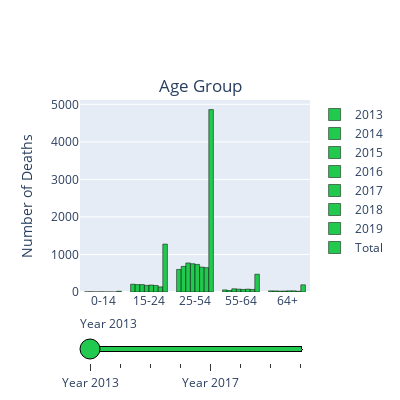
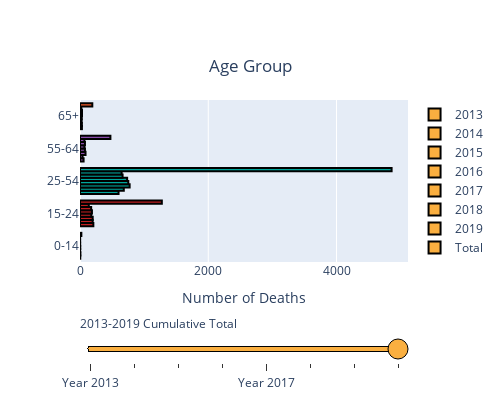

The cell these charts' notebook holds for them, in order:
### Code cell
#AGE GROUP
data_slider = []
index = ['0-14','15-24','25-54','55-64','64+']
for year in [2013,2014,2015,2016,2017,2018,2019,'Total']:
    if year != 'Total':
        df = fulldb[fulldb['Year'] == year]
        y = [len(df[df["Victim's age"] <= 14]),len(df[(df["Victim's age"] >= 15) & (df["Victim's age"] <= 24)]),len(df[(df["Victim's age"] >= 25) & (df["Victim's age"] <= 54)]),len(df[(df["Victim's age"] >= 55) & (df["Victim's age"] <= 64)]),len(df[df["Victim's age"] >= 65])]
        newdf = pd.DataFrame()
        newdf['y'] = y
        data_each_yr = dict(
                            type='bar',
                            x=index,
                            y = y,
                            hovertemplate = '<b><i>Age Group: %{x}</i></b><br><br>Number of Deaths: %{y}<br>Proportion of ' + str(year)  +  ' Total: ' + (round(100*newdf['y']/sum(y),2)).astype(str) + '%<extra></extra>',
                            name = year,
                            marker_color='#22c94f',
                            marker_line_color='black')
    else:
        df = fulldb
        y = [len(df[df["Victim's age"] <= 14]),len(df[(df["Victim's age"] >= 15) & (df["Victim's age"] <= 24)]),len(df[(df["Victim's age"] >= 25) & (df["Victim's age"] <= 54)]),len(df[(df["Victim's age"] >= 55) & (df["Victim's age"] <= 64)]),len(df[df["Victim's age"] >= 65])]
        newdf = pd.DataFrame()
        newdf['y'] = y
        data_each_yr = dict(
                            type='bar',
                            x=index,
                            y = y,
                            hovertemplate = '<b><i>Age Group: %{x}</i></b><br><br>Number of Deaths: %{y}<br>Proportion of ' + str(year)  +  ' Total: ' + (round(100*newdf['y']/sum(y),2)).astype(str) + '%<extra></extra>',
                            name = year,
                            marker_color='#22c94f',
                            marker_line_color='black')
    data_slider.append(data_each_yr)

steps = []
for i in range(len(data_slider)):
    if i < len(data_slider) - 1:
        step = dict(method='restyle',
                    args=['visible', [False] * len(data_slider)],
                    label='Year {}'.format(i + 2013))
    else:
        step = dict(method='restyle',
                    args=['visible', [False] * len(data_slider)],
                    label='2013-2019 Total')
    step['args'][1][i] = True
    steps.append(step)
    

sliders = [dict(active=0, pad={"t": 20}, steps=steps,bgcolor='#22c94f',bordercolor='black')]

layout = dict(title ={'text':'Age Group','x':0.5,'y':0.8},
              yaxis_title = {'text':'Number of Deaths'},
              sliders=sliders,height=400,width=400)

fig1 = go.Figure(dict(data=data_slider, layout=layout))

data_slider = []
index = ['0-14','15-24','25-54','55-64','65+']
for year in [2013,2014,2015,2016,2017,2018,2019,'Total']:
    if year != 'Total':
        df = fulldb[fulldb['Year'] == year]
        y = [len(df[df["Victim's age"] <= 14]),len(df[(df["Victim's age"] >= 15) & (df["Victim's age"] <= 24)]),len(df[(df["Victim's age"] >= 25) & (df["Victim's age"] <= 54)]),len(df[(df["Victim's age"] >= 55) & (df["Victim's age"] <= 64)]),len(df[df["Victim's age"] >= 65])]
        newdf = pd.DataFrame()
        newdf['y'] = y
        newdf['x'] = index
        data_each_yr = dict(
                            type='bar',
                            y=index,
                            x = y,
                            hovertemplate = '<b><i>Age Group: '+ newdf['x'].astype(str) + '</i></b><br><br>Number of Deaths: '+newdf['y'].astype(str)+'<extra></extra>',
                            name = year,
                            marker = dict(color=['#FAAF40','#BE1E20','#00A69C','#894BAA','#F05A28'],line_color='black',line_width=2),
                            orientation = 'h'
                            )
    else:
        df = fulldb
        y = [len(df[df["Victim's age"] <= 14]),len(df[(df["Victim's age"] >= 15) & (df["Victim's age"] <= 24)]),len(df[(df["Victim's age"] >= 25) & (df["Victim's age"] <= 54)]),len(df[(df["Victim's age"] >= 55) & (df["Victim's age"] <= 64)]),len(df[df["Victim's age"] >= 65])]
        newdf = pd.DataFrame()
        newdf['y'] = y
        newdf['x'] = index
        data_each_yr = dict(
                            type='bar',
                            y = index,
                            x = y,
                            hovertemplate = '<b><i>Age Group: '+newdf['x'].astype(str)+'</i></b><br><br>Number of Deaths: '+newdf['y'].astype(str)+'<extra></extra>',
                            name = year,
                            marker = dict(color=['#FAAF40','#BE1E20','#00A69C','#894BAA','#F05A28'],line_color='black',line_width=2),
                            orientation = 'h'
                            )
    data_slider.append(data_each_yr)

steps = []
for i in range(len(data_slider)):
    if i < len(data_slider) - 1:
        step = dict(method='restyle',
                    args=['visible', [False] * len(data_slider)],
                    label='Year {}'.format(i + 2013))
    else:
        step = dict(method='restyle',
                    args=['visible', [False] * len(data_slider)],
                    label='2013-2019 Cumulative Total')
    step['args'][1][i] = True
    steps.append(step)
    

sliders = [dict(active=7, pad={"t": 50}, steps=steps,bgcolor='#FAAF40',bordercolor='black',activebgcolor='#BE1E20')]

layout = dict(title ={'text':'Age Group','x':0.5,'y':0.85},
              xaxis_title = {'text':'Number of Deaths'},
              sliders=sliders,height=400,width=500,
              xaxis_showgrid = True,
              xaxis_nticks = 5)

figage = go.Figure(dict(data=data_slider, layout=layout))

fig1.show()
figage.show()

### Figure 1 — Plotly figure (JSON) as saved in the notebook; plotly's stock layout.template omitted (floating-point values rounded to 4 significant figures)
{"data": [{"hovertemplate": ["<b><i>Age Group: %{x}</i></b><br><br>Number of Deaths: %{y}<br>Proportion of 2013 Total: 0.44%<extra></extra>", "<b><i>Age Group: %{x}</i></b><br><br>Number of Deaths: %{y}<br>Proportion of 2013 Total: 23.14%<extra></extra>", "<b><i>Age Group: %{x}</i></b><br><br>Number of Deaths: %{y}<br>Proportion of 2013 Total: 66.85%<extra></extra>", "<b><i>Age Group: %{x}</i></b><br><br>Number of Deaths: %{y}<br>Proportion of 2013 Total: 6.23%<extra></extra>", "<b><i>Age Group: %{x}</i></b><br><br>Number of Deaths: %{y}<br>Proportion of 2013 Total: 3.34%<extra></extra>"], "marker": {"color": "#22c94f", "line": {"color": "black"}}, "name": "2013", "type": "bar", "x": ["0-14", "15-24", "25-54", "55-64", "64+"], "y": [4, 208, 601, 56, 30]}, {"hovertemplate": ["<b><i>Age Group: %{x}</i></b><br><br>Number of Deaths: %{y}<br>Proportion of 2014 Total: 0.63%<extra></extra>", "<b><i>Age Group: %{x}</i></b><br><br>Number of Deaths: %{y}<br>Proportion of 2014 Total: 20.63%<extra></extra>", "<b><i>Age Group: %{x}</i></b><br><br>Number of Deaths: %{y}<br>Proportion of 2014 Total: 71.52%<extra></extra>", "<b><i>Age Group: %{x}</i></b><br><br>Number of Deaths: %{y}<br>Proportion of 2014 Total: 4.19%<extra></extra>", "<b><i>Age Group: %{x}</i></b><br><br>Number of Deaths: %{y}<br>Proportion of 2014 Total: 3.04%<extra></extra>"], "marker": {"color": "#22c94f", "line": {"color": "black"}}, "name": "2014", "type": "bar", "x": ["0-14", "15-24", "25-54", "55-64", "64+"], "y": [6, 197, 683, 40, 29]}, {"hovertemplate": ["<b><i>Age Group: %{x}</i></b><br><br>Number of Deaths: %{y}<br>Proportion of 2015 Total: 0.18%<extra></extra>", "<b><i>Age Group: %{x}</i></b><br><br>Number of Deaths: %{y}<br>Proportion of 2015 Total: 18.27%<extra></extra>", "<b><i>Age Group: %{x}</i></b><br><br>Number of Deaths: %{y}<br>Proportion of 2015 Total: 71.4%<extra></extra>", "<b><i>Age Group: %{x}</i></b><br><br>Number of Deaths: %{y}<br>Proportion of 2015 Total: 7.93%<extra></extra>", "<b><i>Age Group: %{x}</i></b><br><br>Number of Deaths: %{y}<br>Proportion of 2015 Total: 2.21%<extra></extra>"], "marker": {"color": "#22c94f", "line": {"color": "black"}}, "name": "2015", "type": "bar", "x": ["0-14", "15-24", "25-54", "55-64", "64+"], "y": [2, 198, 774, 86, 24]}, {"hovertemplate": ["<b><i>Age Group: %{x}</i></b><br><br>Number of Deaths: %{y}<br>Proportion of 2016 Total: 0.39%<extra></extra>", "<b><i>Age Group: %{x}</i></b><br><br>Number of Deaths: %{y}<br>Proportion of 2016 Total: 16.97%<extra></extra>", "<b><i>Age Group: %{x}</i></b><br><br>Number of Deaths: %{y}<br>Proportion of 2016 Total: 72.61%<extra></extra>", "<b><i>Age Group: %{x}</i></b><br><br>Number of Deaths: %{y}<br>Proportion of 2016 Total: 7.43%<extra></extra>", "<b><i>Age Group: %{x}</i></b><br><br>Number of Deaths: %{y}<br>Proportion of 2016 Total: 2.6%<extra></extra>"], "marker": {"color": "#22c94f", "line": {"color": "black"}}, "name": "2016", "type": "bar", "x": ["0-14", "15-24", "25-54", "55-64", "64+"], "y": [4, 176, 753, 77, 27]}, {"hovertemplate": ["<b><i>Age Group: %{x}</i></b><br><br>Number of Deaths: %{y}<br>Proportion of 2017 Total: 0.2%<extra></extra>", "<b><i>Age Group: %{x}</i></b><br><br>Number of Deaths: %{y}<br>Proportion of 2017 Total: 18.18%<extra></extra>", "<b><i>Age Group: %{x}</i></b><br><br>Number of Deaths: %{y}<br>Proportion of 2017 Total: 71.85%<extra></extra>", "<b><i>Age Group: %{x}</i></b><br><br>Number of Deaths: %{y}<br>Proportion of 2017 Total: 6.74%<extra></extra>", "<b><i>Age Group: %{x}</i></b><br><br>Number of Deaths: %{y}<br>Proportion of 2017 Total: 3.03%<extra></extra>"], "marker": {"color": "#22c94f", "line": {"color": "black"}}, "name": "2017", "type": "bar", "x": ["0-14", "15-24", "25-54", "55-64", "64+"], "y": [2, 186, 735, 69, 31]}, {"hovertemplate": ["<b><i>Age Group: %{x}</i></b><br><br>Number of Deaths: %{y}<br>Proportion of 2018 Total: 0.21%<extra></extra>", "<b><i>Age Group: %{x}</i></b><br><br>Number of Deaths: %{y}<br>Proportion of 2018 Total: 18.35%<extra></extra>", "<b><i>Age Group: %{x}</i></b><br><br>Number of Deaths: %{y}<br>Proportion of 2018 Total: 70.04%<extra></extra>", "<b><i>Age Group: %{x}</i></b><br><br>Number of Deaths: %{y}<br>Proportion of 2018 Total: 8.12%<extra></extra>", "<b><i>Age Group: %{x}</i></b><br><br>Number of Deaths: %{y}<br>Proportion of 2018 Total: 3.27%<extra></extra>"], "marker": {"color": "#22c94f", "line": {"color": "black"}}, "name": "2018", "type": "bar", "x": ["0-14", "15-24", "25-54", "55-64", "64+"], "y": [2, 174, 664, 77, 31]}, {"hovertemplate": ["<b><i>Age Group: %{x}</i></b><br><br>Number of Deaths: %{y}<br>Proportion of 2019 Total: 0.11%<extra></extra>", "<b><i>Age Group: %{x}</i></b><br><br>Number of Deaths: %{y}<br>Proportion of 2019 Total: 15.64%<extra></extra>", "<b><i>Age Group: %{x}</i></b><br><br>Number of Deaths: %{y}<br>Proportion of 2019 Total: 74.09%<extra></extra>", "<b><i>Age Group: %{x}</i></b><br><br>Number of Deaths: %{y}<br>Proportion of 2019 Total: 7.88%<extra></extra>", "<b><i>Age Group: %{x}</i></b><br><br>Number of Deaths: %{y}<br>Proportion of 2019 Total: 2.28%<extra></extra>"], "marker": {"color": "#22c94f", "line": {"color": "black"}}, "name": "2019", "type": "bar", "x": ["0-14", "15-24", "25-54", "55-64", "64+"], "y": [1, 137, 649, 69, 20]}, {"hovertemplate": ["<b><i>Age Group: %{x}</i></b><br><br>Number of Deaths: %{y}<br>Proportion of Total Total: 0.31%<extra></extra>", "<b><i>Age Group: %{x}</i></b><br><br>Number of Deaths: %{y}<br>Proportion of Total Total: 18.7%<extra></extra>", "<b><i>Age Group: %{x}</i></b><br><br>Number of Deaths: %{y}<br>Proportion of Total Total: 71.23%<extra></extra>", "<b><i>Age Group: %{x}</i></b><br><br>Number of Deaths: %{y}<br>Proportion of Total Total: 6.95%<extra></extra>", "<b><i>Age Group: %{x}</i></b><br><br>Number of Deaths: %{y}<br>Proportion of Total Total: 2.81%<extra></extra>"], "marker": {"color": "#22c94f", "line": {"color": "black"}}, "name": "Total", "type": "bar", "x": ["0-14", "15-24", "25-54", "55-64", "64+"], "y": [21, 1276, 4859, 474, 192]}], "layout": {"height": 400, "sliders": [{"active": 0, "bgcolor": "#22c94f", "bordercolor": "black", "pad": {"t": 20}, "steps": [{"args": ["visible", [true, false, false, false, false, false, false, false]], "label": "Year 2013", "method": "restyle"}, {"args": ["visible", [false, true, false, false, false, false, false, false]], "label": "Year 2014", "method": "restyle"}, {"args": ["visible", [false, false, true, false, false, false, false, false]], "label": "Year 2015", "method": "restyle"}, {"args": ["visible", [false, false, false, true, false, false, false, false]], "label": "Year 2016", "method": "restyle"}, {"args": ["visible", [false, false, false, false, true, false, false, false]], "label": "Year 2017", "method": "restyle"}, {"args": ["visible", [false, false, false, false, false, true, false, false]], "label": "Year 2018", "method": "restyle"}, {"args": ["visible", [false, false, false, false, false, false, true, false]], "label": "Year 2019", "method": "restyle"}, {"args": ["visible", [false, false, false, false, false, false, false, true]], "label": "2013-2019 Total", "method": "restyle"}]}], "title": {"text": "Age Group", "x": 0.5, "y": 0.8}, "width": 400, "yaxis": {"title": {"text": "Number of Deaths"}}}}

### Figure 2 — Plotly figure (JSON) as saved in the notebook; plotly's stock layout.template omitted (floating-point values rounded to 4 significant figures)
{"data": [{"hovertemplate": ["<b><i>Age Group: 0-14</i></b><br><br>Number of Deaths: 4<extra></extra>", "<b><i>Age Group: 15-24</i></b><br><br>Number of Deaths: 208<extra></extra>", "<b><i>Age Group: 25-54</i></b><br><br>Number of Deaths: 601<extra></extra>", "<b><i>Age Group: 55-64</i></b><br><br>Number of Deaths: 56<extra></extra>", "<b><i>Age Group: 65+</i></b><br><br>Number of Deaths: 30<extra></extra>"], "marker": {"color": ["#FAAF40", "#BE1E20", "#00A69C", "#894BAA", "#F05A28"], "line": {"color": "black", "width": 2}}, "name": "2013", "orientation": "h", "type": "bar", "x": [4, 208, 601, 56, 30], "y": ["0-14", "15-24", "25-54", "55-64", "65+"]}, {"hovertemplate": ["<b><i>Age Group: 0-14</i></b><br><br>Number of Deaths: 6<extra></extra>", "<b><i>Age Group: 15-24</i></b><br><br>Number of Deaths: 197<extra></extra>", "<b><i>Age Group: 25-54</i></b><br><br>Number of Deaths: 683<extra></extra>", "<b><i>Age Group: 55-64</i></b><br><br>Number of Deaths: 40<extra></extra>", "<b><i>Age Group: 65+</i></b><br><br>Number of Deaths: 29<extra></extra>"], "marker": {"color": ["#FAAF40", "#BE1E20", "#00A69C", "#894BAA", "#F05A28"], "line": {"color": "black", "width": 2}}, "name": "2014", "orientation": "h", "type": "bar", "x": [6, 197, 683, 40, 29], "y": ["0-14", "15-24", "25-54", "55-64", "65+"]}, {"hovertemplate": ["<b><i>Age Group: 0-14</i></b><br><br>Number of Deaths: 2<extra></extra>", "<b><i>Age Group: 15-24</i></b><br><br>Number of Deaths: 198<extra></extra>", "<b><i>Age Group: 25-54</i></b><br><br>Number of Deaths: 774<extra></extra>", "<b><i>Age Group: 55-64</i></b><br><br>Number of Deaths: 86<extra></extra>", "<b><i>Age Group: 65+</i></b><br><br>Number of Deaths: 24<extra></extra>"], "marker": {"color": ["#FAAF40", "#BE1E20", "#00A69C", "#894BAA", "#F05A28"], "line": {"color": "black", "width": 2}}, "name": "2015", "orientation": "h", "type": "bar", "x": [2, 198, 774, 86, 24], "y": ["0-14", "15-24", "25-54", "55-64", "65+"]}, {"hovertemplate": ["<b><i>Age Group: 0-14</i></b><br><br>Number of Deaths: 4<extra></extra>", "<b><i>Age Group: 15-24</i></b><br><br>Number of Deaths: 176<extra></extra>", "<b><i>Age Group: 25-54</i></b><br><br>Number of Deaths: 753<extra></extra>", "<b><i>Age Group: 55-64</i></b><br><br>Number of Deaths: 77<extra></extra>", "<b><i>Age Group: 65+</i></b><br><br>Number of Deaths: 27<extra></extra>"], "marker": {"color": ["#FAAF40", "#BE1E20", "#00A69C", "#894BAA", "#F05A28"], "line": {"color": "black", "width": 2}}, "name": "2016", "orientation": "h", "type": "bar", "x": [4, 176, 753, 77, 27], "y": ["0-14", "15-24", "25-54", "55-64", "65+"]}, {"hovertemplate": ["<b><i>Age Group: 0-14</i></b><br><br>Number of Deaths: 2<extra></extra>", "<b><i>Age Group: 15-24</i></b><br><br>Number of Deaths: 186<extra></extra>", "<b><i>Age Group: 25-54</i></b><br><br>Number of Deaths: 735<extra></extra>", "<b><i>Age Group: 55-64</i></b><br><br>Number of Deaths: 69<extra></extra>", "<b><i>Age Group: 65+</i></b><br><br>Number of Deaths: 31<extra></extra>"], "marker": {"color": ["#FAAF40", "#BE1E20", "#00A69C", "#894BAA", "#F05A28"], "line": {"color": "black", "width": 2}}, "name": "2017", "orientation": "h", "type": "bar", "x": [2, 186, 735, 69, 31], "y": ["0-14", "15-24", "25-54", "55-64", "65+"]}, {"hovertemplate": ["<b><i>Age Group: 0-14</i></b><br><br>Number of Deaths: 2<extra></extra>", "<b><i>Age Group: 15-24</i></b><br><br>Number of Deaths: 174<extra></extra>", "<b><i>Age Group: 25-54</i></b><br><br>Number of Deaths: 664<extra></extra>", "<b><i>Age Group: 55-64</i></b><br><br>Number of Deaths: 77<extra></extra>", "<b><i>Age Group: 65+</i></b><br><br>Number of Deaths: 31<extra></extra>"], "marker": {"color": ["#FAAF40", "#BE1E20", "#00A69C", "#894BAA", "#F05A28"], "line": {"color": "black", "width": 2}}, "name": "2018", "orientation": "h", "type": "bar", "x": [2, 174, 664, 77, 31], "y": ["0-14", "15-24", "25-54", "55-64", "65+"]}, {"hovertemplate": ["<b><i>Age Group: 0-14</i></b><br><br>Number of Deaths: 1<extra></extra>", "<b><i>Age Group: 15-24</i></b><br><br>Number of Deaths: 137<extra></extra>", "<b><i>Age Group: 25-54</i></b><br><br>Number of Deaths: 649<extra></extra>", "<b><i>Age Group: 55-64</i></b><br><br>Number of Deaths: 69<extra></extra>", "<b><i>Age Group: 65+</i></b><br><br>Number of Deaths: 20<extra></extra>"], "marker": {"color": ["#FAAF40", "#BE1E20", "#00A69C", "#894BAA", "#F05A28"], "line": {"color": "black", "width": 2}}, "name": "2019", "orientation": "h", "type": "bar", "x": [1, 137, 649, 69, 20], "y": ["0-14", "15-24", "25-54", "55-64", "65+"]}, {"hovertemplate": ["<b><i>Age Group: 0-14</i></b><br><br>Number of Deaths: 21<extra></extra>", "<b><i>Age Group: 15-24</i></b><br><br>Number of Deaths: 1276<extra></extra>", "<b><i>Age Group: 25-54</i></b><br><br>Number of Deaths: 4859<extra></extra>", "<b><i>Age Group: 55-64</i></b><br><br>Number of Deaths: 474<extra></extra>", "<b><i>Age Group: 65+</i></b><br><br>Number of Deaths: 192<extra></extra>"], "marker": {"color": ["#FAAF40", "#BE1E20", "#00A69C", "#894BAA", "#F05A28"], "line": {"color": "black", "width": 2}}, "name": "Total", "orientation": "h", "type": "bar", "x": [21, 1276, 4859, 474, 192], "y": ["0-14", "15-24", "25-54", "55-64", "65+"]}], "layout": {"height": 400, "sliders": [{"active": 7, "activebgcolor": "#BE1E20", "bgcolor": "#FAAF40", "bordercolor": "black", "pad": {"t": 50}, "steps": [{"args": ["visible", [true, false, false, false, false, false, false, false]], "label": "Year 2013", "method": "restyle"}, {"args": ["visible", [false, true, false, false, false, false, false, false]], "label": "Year 2014", "method": "restyle"}, {"args": ["visible", [false, false, true, false, false, false, false, false]], "label": "Year 2015", "method": "restyle"}, {"args": ["visible", [false, false, false, true, false, false, false, false]], "label": "Year 2016", "method": "restyle"}, {"args": ["visible", [false, false, false, false, true, false, false, false]], "label": "Year 2017", "method": "restyle"}, {"args": ["visible", [false, false, false, false, false, true, false, false]], "label": "Year 2018", "method": "restyle"}, {"args": ["visible", [false, false, false, false, false, false, true, false]], "label": "Year 2019", "method": "restyle"}, {"args": ["visible", [false, false, false, false, false, false, false, true]], "label": "2013-2019 Cumulative Total", "method": "restyle"}]}], "title": {"text": "Age Group", "x": 0.5, "y": 0.85}, "width": 500, "xaxis": {"nticks": 5, "showgrid": true, "title": {"text": "Number of Deaths"}}}}
